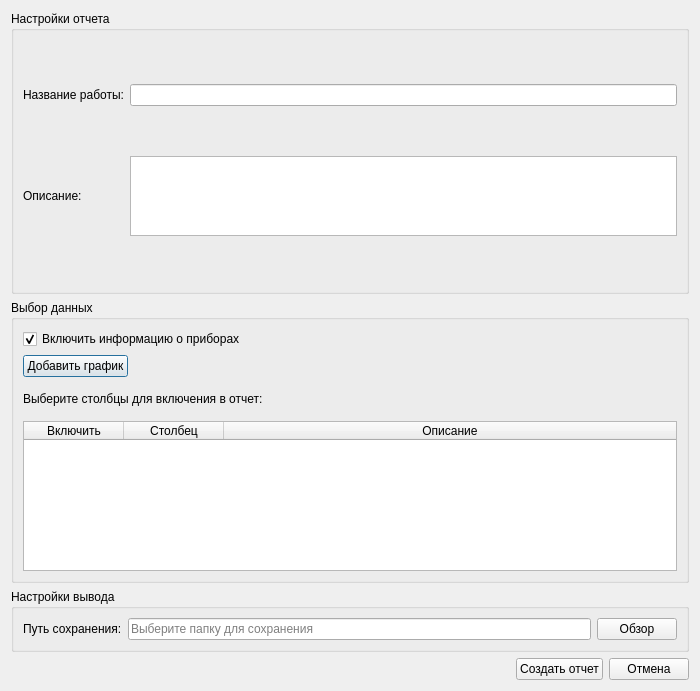
<?xml version="1.0" encoding="UTF-8"?>
<ui version="4.0">
 <class>ReportDialog</class>
 <widget class="QDialog" name="ReportDialog">
  <property name="geometry">
   <rect>
    <x>0</x>
    <y>0</y>
    <width>700</width>
    <height>691</height>
   </rect>
  </property>
  <property name="windowTitle">
   <string>Создание отчета</string>
  </property>
  <property name="modal">
   <bool>true</bool>
  </property>
  <layout class="QVBoxLayout" name="verticalLayout">
   <item>
    <widget class="QGroupBox" name="reportSettingsGroup">
     <property name="title">
      <string>Настройки отчета</string>
     </property>
     <layout class="QGridLayout" name="gridLayout">
      <item row="1" column="1">
       <widget class="QTextEdit" name="descriptionEdit">
        <property name="maximumSize">
         <size>
          <width>16777215</width>
          <height>80</height>
         </size>
        </property>
        <property name="placeholderText">
         <string/>
        </property>
       </widget>
      </item>
      <item row="0" column="1">
       <widget class="QLineEdit" name="reportTitleEdit">
        <property name="placeholderText">
         <string/>
        </property>
       </widget>
      </item>
      <item row="1" column="0">
       <widget class="QLabel" name="descriptionLabel">
        <property name="text">
         <string>Описание:</string>
        </property>
       </widget>
      </item>
      <item row="0" column="0">
       <widget class="QLabel" name="titleLabel">
        <property name="text">
         <string>Название работы:</string>
        </property>
       </widget>
      </item>
     </layout>
    </widget>
   </item>
   <item>
    <widget class="QGroupBox" name="dataSelectionGroup">
     <property name="title">
      <string>Выбор данных</string>
     </property>
     <layout class="QVBoxLayout" name="verticalLayout_2">
      <item>
       <widget class="QCheckBox" name="includeInstrumentsCheck">
        <property name="text">
         <string>Включить информацию о приборах</string>
        </property>
        <property name="checked">
         <bool>true</bool>
        </property>
       </widget>
      </item>
      <item>
       <layout class="QHBoxLayout" name="horizontalLayout_2">
        <item>
         <widget class="QPushButton" name="pushButton">
          <property name="text">
           <string>Добавить график</string>
          </property>
         </widget>
        </item>
        <item>
         <spacer name="horizontalSpacer_2">
          <property name="orientation">
           <enum>Qt::Horizontal</enum>
          </property>
          <property name="sizeHint" stdset="0">
           <size>
            <width>40</width>
            <height>20</height>
           </size>
          </property>
         </spacer>
        </item>
       </layout>
      </item>
      <item>
       <widget class="QLabel" name="columnsLabel">
        <property name="text">
         <string>Выберите столбцы для включения в отчет:</string>
        </property>
       </widget>
      </item>
      <item>
       <widget class="QTableWidget" name="dataColumnsTable">
        <property name="maximumSize">
         <size>
          <width>16777215</width>
          <height>150</height>
         </size>
        </property>
        <property name="rowCount">
         <number>0</number>
        </property>
        <property name="columnCount">
         <number>3</number>
        </property>
        <attribute name="horizontalHeaderVisible">
         <bool>true</bool>
        </attribute>
        <attribute name="horizontalHeaderStretchLastSection">
         <bool>true</bool>
        </attribute>
        <column>
         <property name="text">
          <string>Включить</string>
         </property>
        </column>
        <column>
         <property name="text">
          <string>Столбец</string>
         </property>
        </column>
        <column>
         <property name="text">
          <string>Описание</string>
         </property>
        </column>
       </widget>
      </item>
     </layout>
    </widget>
   </item>
   <item>
    <widget class="QGroupBox" name="outputSettingsGroup">
     <property name="title">
      <string>Настройки вывода</string>
     </property>
     <layout class="QGridLayout" name="gridLayout_2">
      <item row="0" column="0">
       <widget class="QLabel" name="outputPathLabel">
        <property name="text">
         <string>Путь сохранения:</string>
        </property>
       </widget>
      </item>
      <item row="0" column="1">
       <layout class="QHBoxLayout" name="horizontalLayout">
        <item>
         <widget class="QLineEdit" name="outputPathEdit">
          <property name="placeholderText">
           <string>Выберите папку для сохранения</string>
          </property>
         </widget>
        </item>
        <item>
         <widget class="QPushButton" name="browseButton">
          <property name="text">
           <string>Обзор</string>
          </property>
         </widget>
        </item>
       </layout>
      </item>
     </layout>
    </widget>
   </item>
   <item>
    <layout class="QHBoxLayout" name="buttonLayout">
     <item>
      <spacer name="horizontalSpacer">
       <property name="orientation">
        <enum>Qt::Horizontal</enum>
       </property>
       <property name="sizeHint" stdset="0">
        <size>
         <width>40</width>
         <height>20</height>
        </size>
       </property>
      </spacer>
     </item>
     <item>
      <widget class="QPushButton" name="generateButton">
       <property name="text">
        <string>Создать отчет</string>
       </property>
      </widget>
     </item>
     <item>
      <widget class="QPushButton" name="cancelButton">
       <property name="text">
        <string>Отмена</string>
       </property>
      </widget>
     </item>
    </layout>
   </item>
  </layout>
 </widget>
 <resources/>
 <connections/>
</ui>
